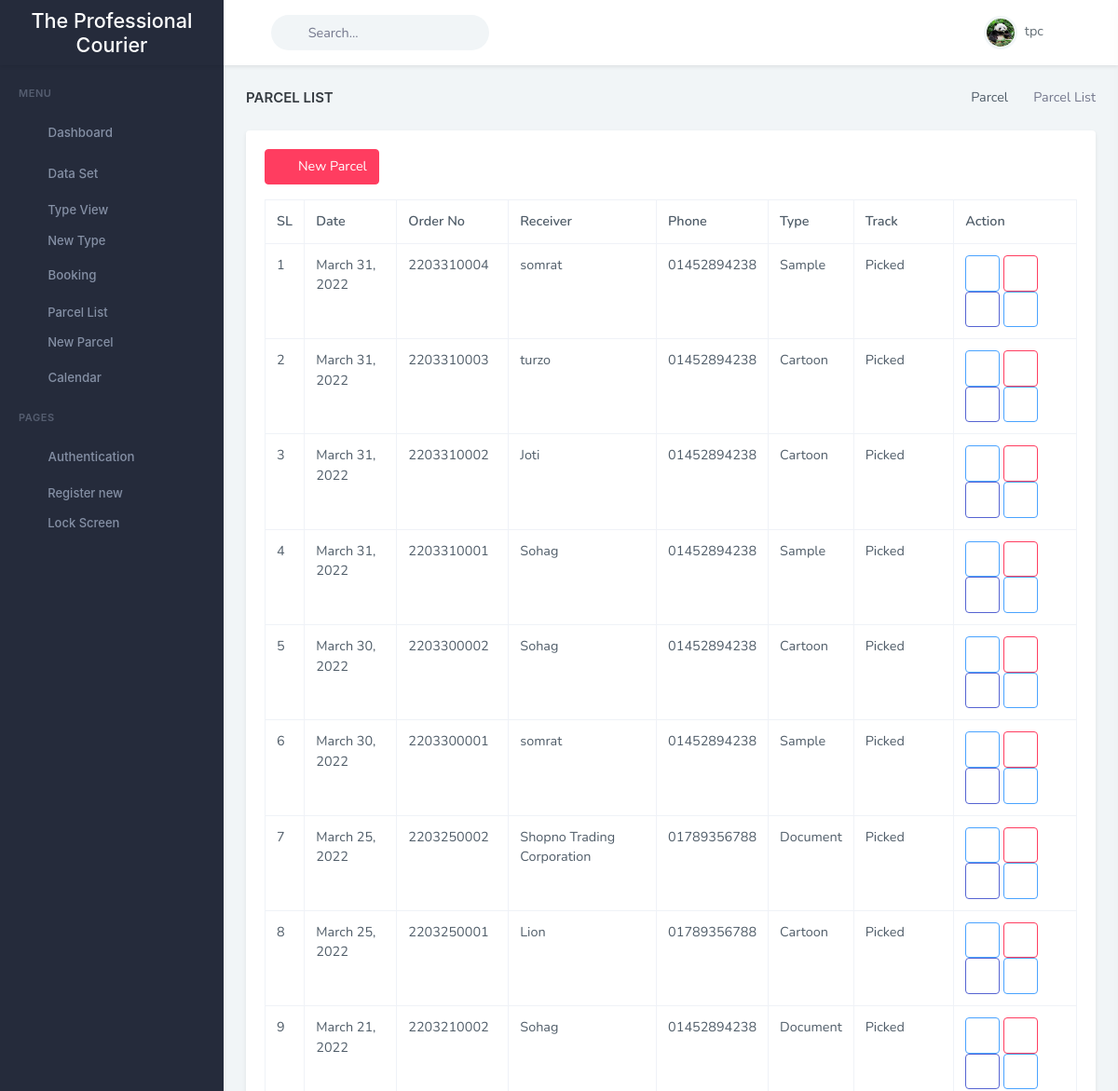
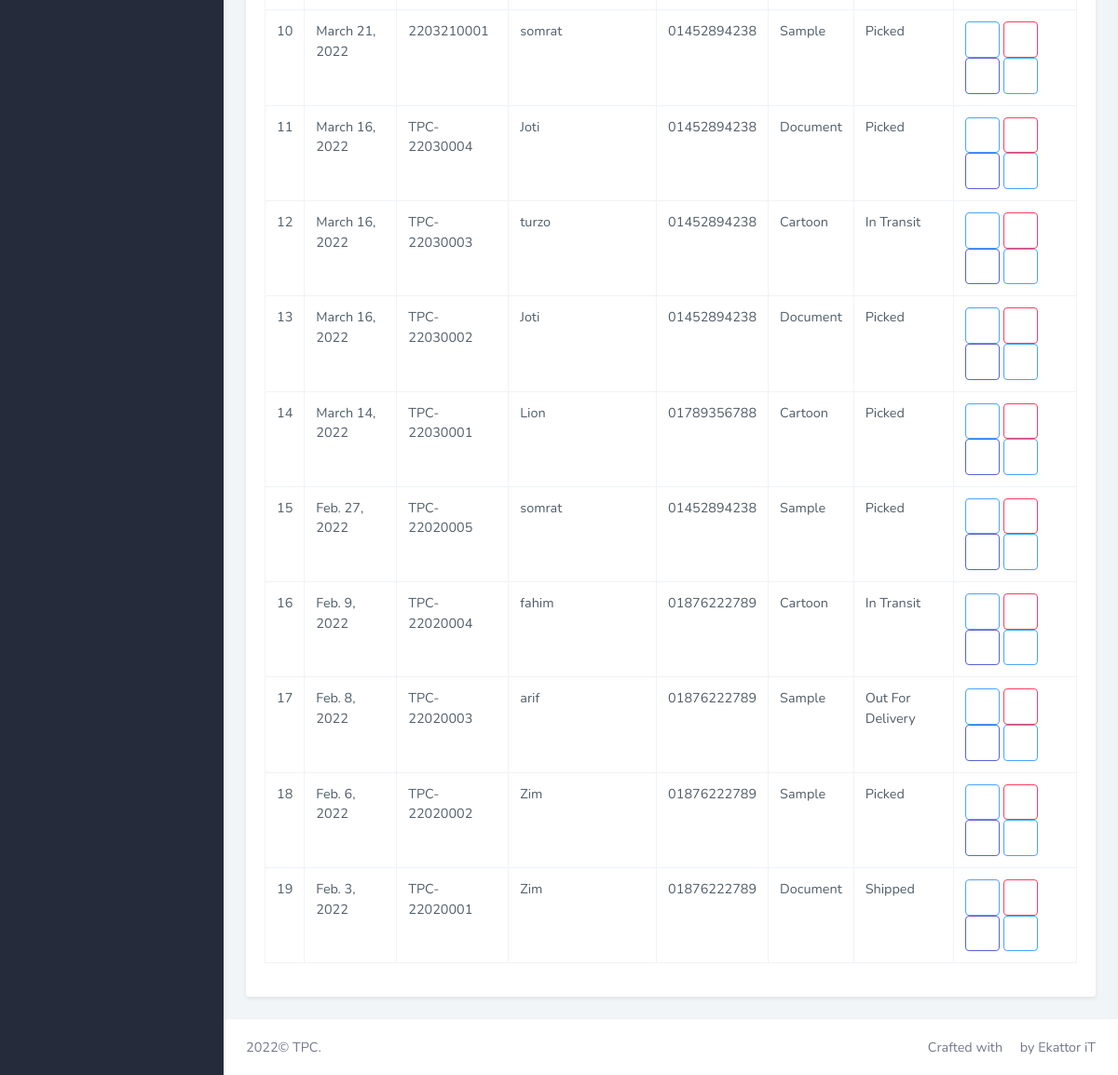
/data-set/parcel-list (signed in), run on an earlier commit of the app's database (2 pictures, top to bottom).
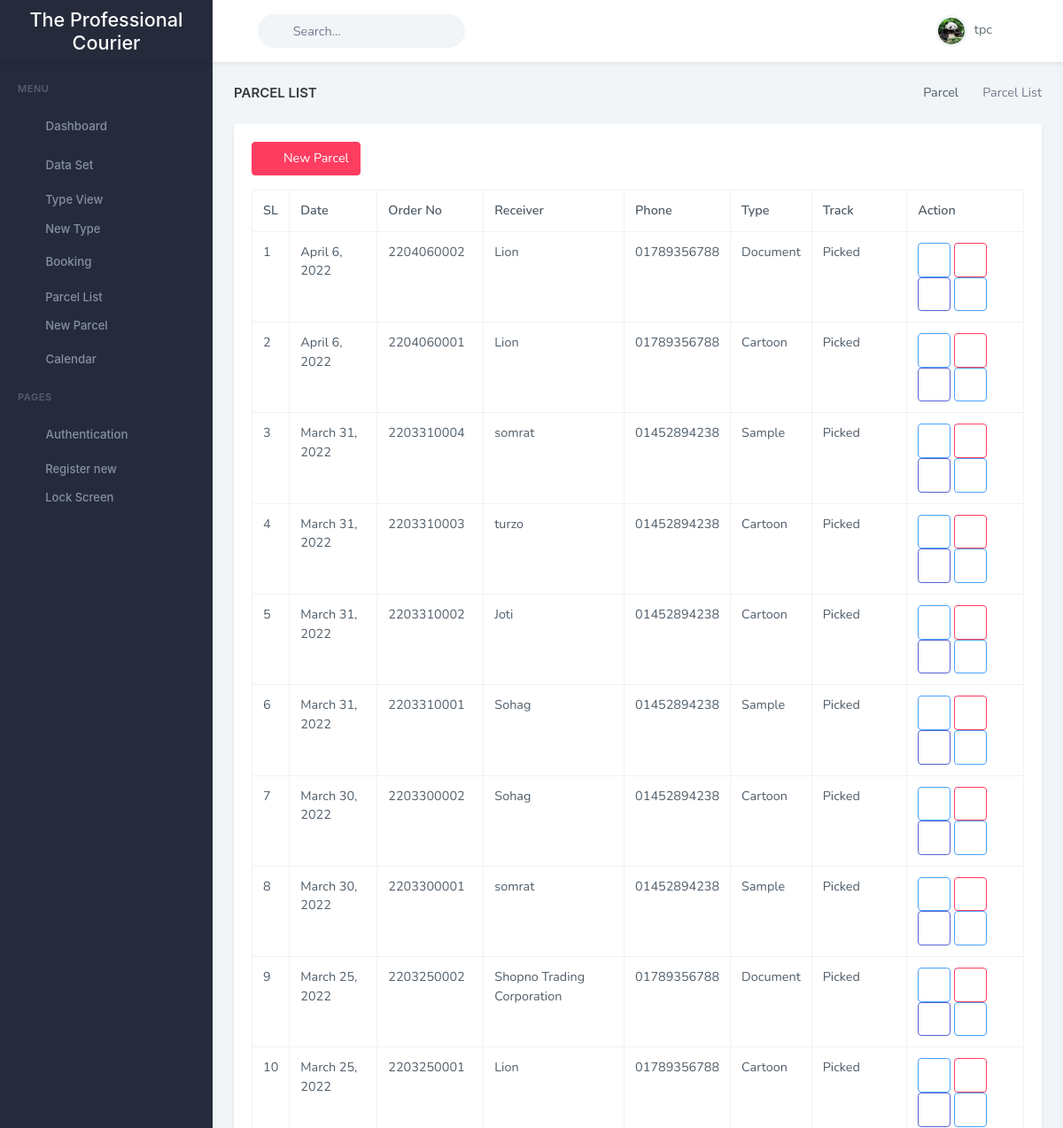
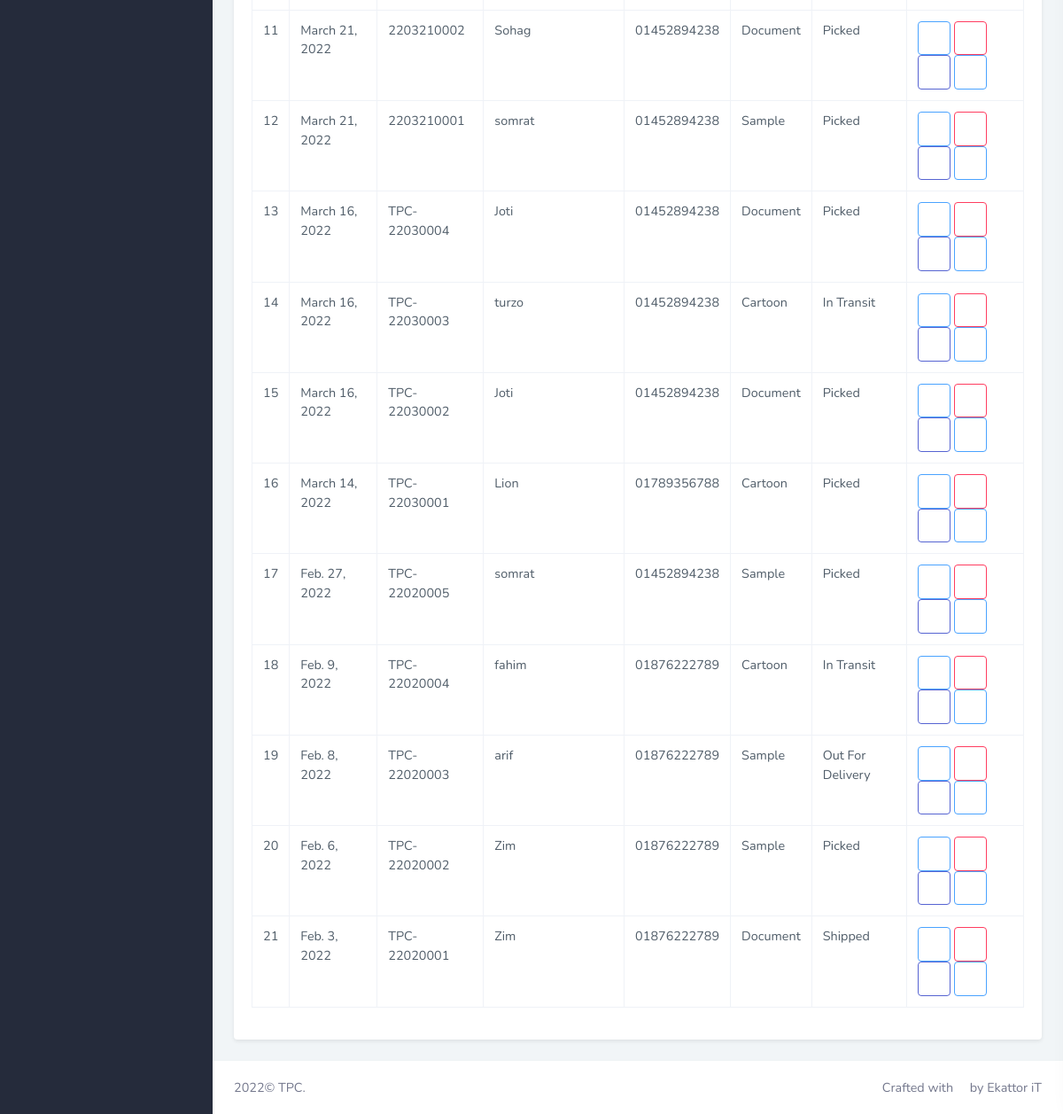
And on a later commit of the database (2 pictures, top to bottom).
### data_set/models.py (models this page shows, shortened)
class Parcel(models.Model):
    STATUS_CHOICES = (
        ('1', 'Picked'),
        ('2', 'In Transit'),
        ('3', 'Shipped'),
        ('4', 'Out For Delivery'),
        ('5', 'Delivered'),
    )
    name = models.CharField(max_length=100)
    company = models.CharField(max_length=100, null=True, blank=True)
    division = models.ForeignKey(Division, on_delete=models.SET_NULL, null=True, related_name='div1')  # division
    district = models.ForeignKey(District, on_delete=models.SET_NULL, null=True, related_name='dis1')  # district
    sub = models.ForeignKey(Sub, on_delete=models.SET_NULL, null=True, related_name='sub1')  # sub-district
    s_village = models.CharField(max_length=100)
    s_phone = models.CharField(max_length=100)
    nid = models.CharField(max_length=100, null=True, blank=True)
    reference = models.CharField(max_length=100, null=True, blank=True)
    receiver = models.CharField(max_length=100)
    r_company = models.CharField(max_length=100, null=True, blank=True)
    div = models.ForeignKey(Division, on_delete=models.SET_NULL, null=True, related_name='div2')  # division
    dis = models.ForeignKey(District, on_delete=models.SET_NULL, null=True, related_name='dis2')  # district
    tha = models.ForeignKey(Sub, on_delete=models.SET_NULL, null=True, related_name='sub2')  # sub-district
    r_village = models.CharField(max_length=100)
    r_phone = models.CharField(max_length=100)
    type = models.ForeignKey(Type, on_delete=models.SET_NULL, null=True)
    description = models.CharField(max_length=200, null=True, blank=True)
    date = models.DateField(default=timezone.now)
    order_no = models.CharField(max_length=200, primary_key=True, default=order_no_generate)
    barcode = models.ImageField(upload_to='barcode', blank=True, null=True)
    price = models.DecimalField(max_digits=20, decimal_places=2,)
    quantity = models.IntegerField(null=True, blank=True, default=1)
    total = models.DecimalField(max_digits=20, decimal_places=2, null=True, blank=True)
    cod_amount = models.DecimalField(max_digits=20, decimal_places=2, null=True, blank=True)
    payable = models.DecimalField(max_digits=20, decimal_places=2, null=True, blank=True)
    tracking = models.CharField(max_length=20, choices=STATUS_CHOICES, default=1)
    status = models.CharField(max_length=20, default="Open")
    author = models.ForeignKey(User, on_delete=models.CASCADE, null=True, blank=True)

class Type(models.Model):
    name = models.CharField(max_length=100)
    def __str__(self):
        return self.name

### data_set/views.py (the view)
# urls.py: path('parcel-list', views.ParcelListView.as_view(), name="parcel-list"),  # parcel list
class ParcelListView(LoginRequiredMixin, ListView, ):
    model = Parcel  # Model I want to Covert to List
    template_name = 'parcel/parcel-list.html'  # Template Name
    context_object_name = 'parcel'  # Change default name of objectList
    ordering = ['-date', '-order_no']  # Ordering post LIFO
    def get_context_data(self, **kwargs):
        context = super().get_context_data(**kwargs)
        context["title"] = "Parcel List"
        context["pageview"] = "Parcel"
        return context

### templates/parcel/parcel-list.html (shortened to what the changed rows need)
{% extends 'partials/base.html' %}
{% load static %}
{% block extra_css %}
        <link href="{% static 'libs/datatables.net-bs4/css/dataTables.bootstrap4.min.css' %}" rel="stylesheet" type="text/css" />
        <link href="{% static 'libs/datatables.net-buttons-bs4/css/buttons.bootstrap4.min.css' %}" rel="stylesheet" type="text/css" />
        <link href="{% static 'libs/datatables.net-select-bs4/css//select.bootstrap4.min.css' %}" rel="stylesheet" type="text/css" />
        <link href="{% static 'libs/datatables.net-responsive-bs4/css/responsive.bootstrap4.min.css' %}" rel="stylesheet" type="text/css" />
{% endblock extra_css %}
{% block content %}
                        <div class="row">
                            <div class="col-12">
                                <div class="card">
                                    <div class="card-body">
                                        <table id="datatable" class="table table-bordered dt-responsive nowrap" style="border-collapse: collapse; border-spacing: 0; width: 100%;">
                                            <thead>
                                            <tr>
                                                <th>SL</th>
                                                <th>Date</th>
                                                <th>Order No</th>
                                                <th>Receiver</th>
                                                <th>Phone</th>
                                                <th>Type</th>
                                                <th>Track</th>
                                                <th>Action</th>
                                            </tr>
                                            </thead>
                                            <tbody>
                                            {% for item in parcel %}
                                            <tr>
                                                <td>{{ forloop.counter}}</td>
                                                <td>{{ item.date }}</td>
                                                <td>{{ item.order_no }}</td>
                                                <td>{{ item.receiver }}</td>
                                                <td>{{ item.r_phone }}</td>
                                                <td>{{ item.type }}</td>
                                                <td>{{ item.get_tracking_display }}</td>
                                                <td style="">
                                                            <a href="{% url 'edit-parcel' item.order_no %}">
                                                                <button class="btn btn-outline-info" title="Edit">
                                                                    <i class="fas fa-pencil-alt"></i>
                                                                </button>
                                                            </a>
                                                                <button class="btn btn-outline-danger" title="Delete" data-bs-toggle="modal" data-bs-target="#composemodal{{item.order_no}}">
                                                                    <i class="mdi mdi-trash-can"></i>
                                                                </button>
                                                            <a href="{% url 'track-parcel' item.order_no %}">
                                                                <button class="btn btn-outline-primary" title="Track Parcel">
                                                                    <i class="fas fa-truck-moving"></i>
                                                                </button>
                                                            </a>
                                                            <a href="{% url 'print-invoice' order_no=item.order_no %}">
                                                                <button class="btn btn-outline-info" title="Print Invoice">
                                                                    <i class="fas fa-file-pdf"></i>
                                                                </button>
                                                            </a>
                                                        </td>
                                            </tr>
                                            {% endfor %}
                                            </tbody>
                                        </table>
                                    </div>
                                </div>
                            </div>
                        </div>
{% endblock content %}

What changed in the data, as far as the page shows it:
added Parcel: date "April 6, 2022", order_no "2204060002", receiver "Lion", r_phone "01789356788", type "Document", tracking "Picked"
added Parcel: date "April 6, 2022", order_no "2204060001", receiver "Lion", r_phone "01789356788", type "Cartoon", tracking "Picked"
